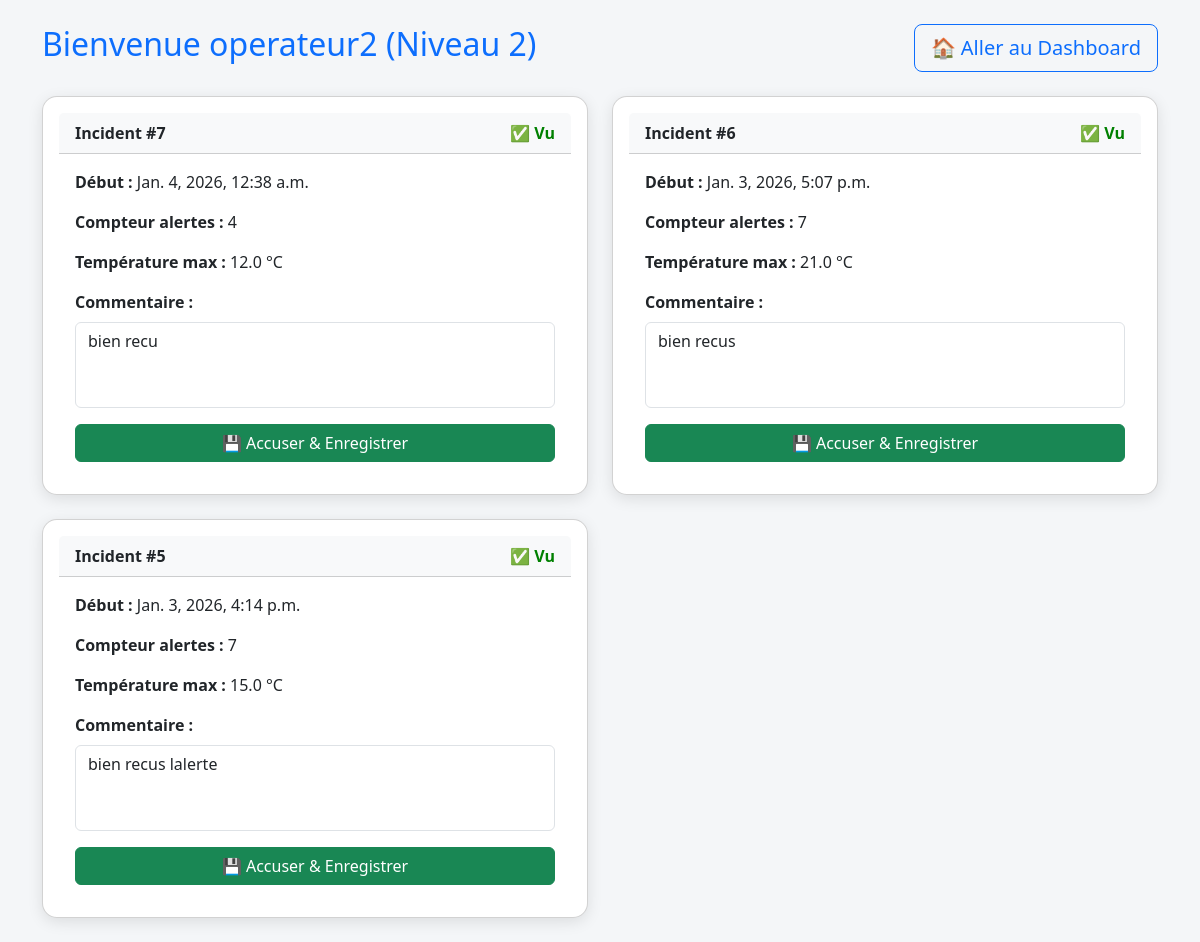
Screenshot of /profile/ (signed in) with the database file from the repository.
### myapp/models.py (models this page shows, shortened)
class Operateur(models.Model):
    user = models.OneToOneField(User, on_delete=models.CASCADE)
    niveau = models.IntegerField()  # 1, 2, 3

class AccuseReception(models.Model):
    incident = models.ForeignKey(Incident, on_delete=models.CASCADE)
    operateur = models.ForeignKey(Operateur, on_delete=models.CASCADE)
    vu = models.BooleanField(default=False)
    commentaire = models.TextField(blank=True)
    date = models.DateTimeField(auto_now_add=True)
    class Meta:
        unique_together = ("incident", "operateur")

class Incident(models.Model):
    date_debut = models.DateTimeField(default=timezone.now)
    date_fin = models.DateTimeField(null=True, blank=True)
    compteur_alerte = models.IntegerField(default=0)
    temperature_max = models.FloatField(default=0)
    resolu = models.BooleanField(default=False)

### myapp/views.py (the view, shortened to what this page needs)
# urls.py: path("profile/", views.profile, name="profile"),
@login_required
def profile(request):
    try:
        operateur = Operateur.objects.get(user=request.user)
    except Operateur.DoesNotExist:
        return redirect("dashboard")
    incidents_actifs = Incident.objects.filter(resolu=False).order_by("-date_debut")
    for incident in incidents_actifs:
        AccuseReception.objects.get_or_create(incident=incident, operateur=operateur)
    accuses = AccuseReception.objects.filter(operateur=operateur).select_related("incident").order_by("-date")
    return render(request, "profile.html", {
        "operateur": operateur,
        "accuses": accuses
    })

### myapp/templates/profile.html (shortened to what this page needs)
<!DOCTYPE html>
<html lang="fr">
<head>
    <link href="https://cdn.jsdelivr.net/npm/bootstrap@5.3.3/dist/css/bootstrap.min.css" rel="stylesheet">
</head>
<body class="container py-4">
    <div class="d-flex justify-content-between align-items-center mb-4">
        <h2 class="text-primary">Bienvenue {{ operateur.user.username }} (Niveau {{ operateur.niveau }})</h2>
        <a href="{% url 'dashboard' %}" class="btn btn-outline-primary btn-lg">
            🏠 Aller au Dashboard
        </a>
    </div>
    {% if accuses %}
        <div class="row g-4">
            {% for accuse in accuses %}
                <div class="col-md-6">
                    <div class="card card-incident p-3">
                        <div class="card-header d-flex justify-content-between align-items-center bg-light">
                            <strong>Incident #{{ accuse.incident.id }}</strong>
                            <span class="btn-status {% if accuse.vu %}vu{% else %}non-vu{% endif %}">
                                {% if accuse.vu %}✅ Vu{% else %}🔴 Non vu{% endif %}
                            </span>
                        </div>
                        <div class="card-body">
                            <p><strong>Début :</strong> {{ accuse.incident.date_debut }}</p>
                            <p><strong>Compteur alertes :</strong> {{ accuse.incident.compteur_alerte }}</p>
                            <p><strong>Température max :</strong> {{ accuse.incident.temperature_max }} °C</p>
                            <form method="post">
                                <div class="mb-3">
                                    <label class="form-label"><strong>Commentaire :</strong></label>
                                    <textarea name="commentaire" class="form-control" rows="3">{{ accuse.commentaire }}</textarea>
                                </div>
                                <button type="submit" class="btn btn-success w-100">
                                    💾 Accuser & Enregistrer
                                </button>
                            </form>
                        </div>
                    </div>
                </div>
            {% endfor %}
        </div>
    {% else %}
        <div class="alert alert-info text-center">
            📭 Aucune alerte pour le moment.
        </div>
    {% endif %}
</body>
</html>

### myapp/templates/profile.html (style rules this page uses)
body { background: #f4f6f8; }
.card-incident { border-radius: 15px; box-shadow: 0 4px 15px rgba(0,0,0,0.1); }
.btn-status { cursor: default; }
.vu { color: green; font-weight: bold; }
textarea { resize: none; }

### rows the page displays
Operateur: user.username "operateur2", niveau "2"
AccuseReception: incident.id "7", vu "✅ Vu", incident.date_debut "Jan. 4, 2026, 12:38 a.m.", incident.compteur_alerte "4", incident.temperature_max "12.0", commentaire "bien recu"
AccuseReception: incident.id "6", vu "✅ Vu", incident.date_debut "Jan. 3, 2026, 5:07 p.m.", incident.compteur_alerte "7", incident.temperature_max "21.0", commentaire "bien recus"
AccuseReception: incident.id "5", vu "✅ Vu", incident.date_debut "Jan. 3, 2026, 4:14 p.m.", incident.compteur_alerte "7", incident.temperature_max "15.0", commentaire "bien recus lalerte"
